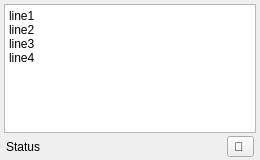
<?xml version="1.0" encoding="UTF-8"?>
<ui version="4.0">
 <class>CaptionDockWidget</class>
 <widget class="QDockWidget" name="CaptionDockWidget">
  <property name="geometry">
   <rect>
    <x>0</x>
    <y>0</y>
    <width>260</width>
    <height>160</height>
   </rect>
  </property>
  <property name="sizePolicy">
   <sizepolicy hsizetype="Maximum" vsizetype="Preferred">
    <horstretch>0</horstretch>
    <verstretch>0</verstretch>
   </sizepolicy>
  </property>
  <property name="minimumSize">
   <size>
    <width>260</width>
    <height>160</height>
   </size>
  </property>
  <property name="maximumSize">
   <size>
    <width>260</width>
    <height>524287</height>
   </size>
  </property>
  <property name="windowTitle">
   <string>DockWidget</string>
  </property>
  <widget class="QWidget" name="dockWidgetContents">
   <layout class="QVBoxLayout" name="verticalLayout">
    <property name="spacing">
     <number>3</number>
    </property>
    <property name="leftMargin">
     <number>4</number>
    </property>
    <property name="topMargin">
     <number>4</number>
    </property>
    <property name="rightMargin">
     <number>4</number>
    </property>
    <property name="bottomMargin">
     <number>3</number>
    </property>
    <item>
     <widget class="QPlainTextEdit" name="captionLinesPlainTextEdit">
      <property name="sizePolicy">
       <sizepolicy hsizetype="Expanding" vsizetype="Preferred">
        <horstretch>0</horstretch>
        <verstretch>0</verstretch>
       </sizepolicy>
      </property>
      <property name="maximumSize">
       <size>
        <width>16777215</width>
        <height>220</height>
       </size>
      </property>
      <property name="lineWrapMode">
       <enum>QPlainTextEdit::NoWrap</enum>
      </property>
      <property name="readOnly">
       <bool>true</bool>
      </property>
      <property name="plainText">
       <string>line1
line2
line3
line4</string>
      </property>
     </widget>
    </item>
    <item>
     <widget class="QWidget" name="widget_2" native="true">
      <property name="sizePolicy">
       <sizepolicy hsizetype="Preferred" vsizetype="Fixed">
        <horstretch>0</horstretch>
        <verstretch>0</verstretch>
       </sizepolicy>
      </property>
      <layout class="QHBoxLayout" name="horizontalLayout_2">
       <property name="spacing">
        <number>2</number>
       </property>
       <property name="leftMargin">
        <number>2</number>
       </property>
       <property name="topMargin">
        <number>0</number>
       </property>
       <property name="rightMargin">
        <number>2</number>
       </property>
       <property name="bottomMargin">
        <number>0</number>
       </property>
       <item>
        <widget class="QLabel" name="statusTextLabel">
         <property name="text">
          <string>Status</string>
         </property>
        </widget>
       </item>
       <item>
        <spacer name="horizontalSpacer">
         <property name="orientation">
          <enum>Qt::Horizontal</enum>
         </property>
         <property name="sizeHint" stdset="0">
          <size>
           <width>4</width>
           <height>4</height>
          </size>
         </property>
        </spacer>
       </item>
       <item>
        <widget class="QToolButton" name="settingsToolButton">
         <property name="toolTip">
          <string extracomment="Settings"/>
         </property>
         <property name="text">
          <string>🔧 </string>
         </property>
         <property name="icon">
          <iconset resource="../resources/obs.qrc">
           <normaloff>:/settings/images/settings/general.svg</normaloff>:/settings/images/settings/general.svg</iconset>
         </property>
        </widget>
       </item>
      </layout>
     </widget>
    </item>
   </layout>
  </widget>
 </widget>
 <resources>
  <include location="../resources/obs.qrc"/>
 </resources>
 <connections/>
</ui>
